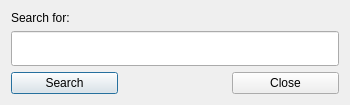
<?xml version="1.0" encoding="UTF-8"?>
<ui version="4.0">
 <class>GetStringDialog</class>
 <widget class="QDialog" name="GetStringDialog">
  <property name="geometry">
   <rect>
    <x>0</x>
    <y>0</y>
    <width>350</width>
    <height>105</height>
   </rect>
  </property>
  <property name="windowTitle">
   <string>Find in Page</string>
  </property>
  <property name="windowIcon">
   <iconset resource="../nota.qrc">
    <normaloff>:/img/nb.png</normaloff>:/img/nb.png</iconset>
  </property>
  <layout class="QVBoxLayout" name="verticalLayout">
   <item>
    <widget class="QLabel" name="searchLabel">
     <property name="sizePolicy">
      <sizepolicy hsizetype="Expanding" vsizetype="Maximum">
       <horstretch>0</horstretch>
       <verstretch>1</verstretch>
      </sizepolicy>
     </property>
     <property name="maximumSize">
      <size>
       <width>16777215</width>
       <height>64</height>
      </size>
     </property>
     <property name="text">
      <string>Search for:</string>
     </property>
    </widget>
   </item>
   <item>
    <widget class="QLineEdit" name="searchWord">
     <property name="sizePolicy">
      <sizepolicy hsizetype="Expanding" vsizetype="Expanding">
       <horstretch>3</horstretch>
       <verstretch>5</verstretch>
      </sizepolicy>
     </property>
    </widget>
   </item>
   <item>
    <layout class="QHBoxLayout" name="horizontalLayout">
     <item>
      <widget class="QPushButton" name="searchButton">
       <property name="sizePolicy">
        <sizepolicy hsizetype="MinimumExpanding" vsizetype="Fixed">
         <horstretch>0</horstretch>
         <verstretch>0</verstretch>
        </sizepolicy>
       </property>
       <property name="text">
        <string>Search</string>
       </property>
      </widget>
     </item>
     <item>
      <spacer name="horizontalSpacer">
       <property name="orientation">
        <enum>Qt::Horizontal</enum>
       </property>
       <property name="sizeHint" stdset="0">
        <size>
         <width>40</width>
         <height>20</height>
        </size>
       </property>
      </spacer>
     </item>
     <item>
      <widget class="QPushButton" name="cancelButton">
       <property name="sizePolicy">
        <sizepolicy hsizetype="MinimumExpanding" vsizetype="Fixed">
         <horstretch>0</horstretch>
         <verstretch>0</verstretch>
        </sizepolicy>
       </property>
       <property name="text">
        <string>Close</string>
       </property>
      </widget>
     </item>
    </layout>
   </item>
  </layout>
 </widget>
 <resources>
  <include location="../nota.qrc"/>
 </resources>
 <connections/>
</ui>
